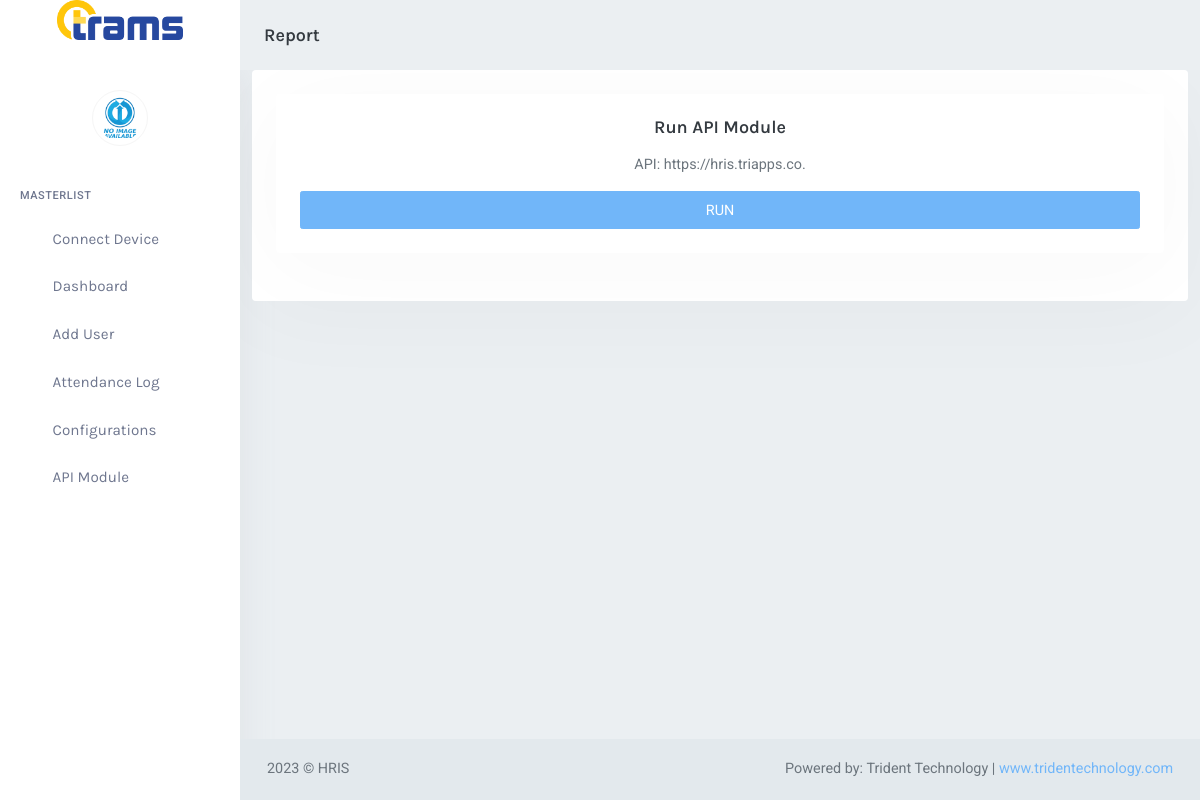
The app's page /api_module/index.php (signed in) with its own data.
### tables this page shows
CREATE TABLE `bs_page` (
  `p_id` int(10) NOT NULL,
  `page_name` text DEFAULT NULL,
  `is_deleted` int(1) NOT NULL DEFAULT 0
);

CREATE TABLE `bs_config` (
  `il_id` int(10) NOT NULL,
  `api` varchar(1000) NOT NULL,
  `branch_number` int(10) NOT NULL,
  `branch_location` varchar(100) NOT NULL,
  `device_serial_number` varchar(100) DEFAULT ''
);

CREATE TABLE `bs_setting` (
  `setting_id` int(10) UNSIGNED NOT NULL,
  `directory` varchar(100) NOT NULL DEFAULT '',
  `admin_dir` varchar(70) NOT NULL,
  `system_title` varchar(100) NOT NULL DEFAULT '',
  `abrv` varchar(70) NOT NULL DEFAULT '',
  `year_developed` year(4) NOT NULL,
  `description` text NOT NULL,
  `developer` varchar(100) NOT NULL,
  `website` varchar(100) NOT NULL
);

### api_module/index.php (called while the page is built, shortened)
<?php
require_once '../global-library/config.php';
require_once '../include/template.php';
?>

### global-library/config.php (called while the page is built, shortened)
<?php
$dbHost = 'localhost';
$dbUser = 'root';
$dbPass = '';
$dbName = 'db_tridentbio';
try {
    $conn = new PDO("mysql:host=$dbHost;dbname=$dbName", $dbUser, $dbPass);
    $conn->setAttribute(PDO::ATTR_ERRMODE, PDO::ERRMODE_EXCEPTION);
}
catch(PDOException $e)
    { echo "Connection failed: " . $e->getMessage(); }
$sett = $conn->prepare("SELECT * FROM bs_setting");
$sett->execute();
$sett_data = $sett->fetch();
?>

### include/template.php (the view, shortened to what this page needs)
<!DOCTYPE html>
<html lang="en">
	<head>
	<?php include ($_SERVER["DOCUMENT_ROOT"] . '/' . $sett_data['directory'] . '/include/global-css.php'); ?>
    </head>
	<body class="loading" data-layout='{"mode": "light", "width": "fluid", "menuPosition": "fixed", "sidebar": { "color": "light", "size": "default", "showuser": true}, "topbar": {"color": "light"}, "showRightSidebarOnPageLoad": true}'>
        <div id="wrapper">
			<?php include ($_SERVER["DOCUMENT_ROOT"] . '/' . $sett_data['directory'] . '/include/header.php'); ?>
			<?php include ($_SERVER["DOCUMENT_ROOT"] . '/' . $sett_data['directory'] . '/include/left-menu.php'); ?>
				<div class="content-page">
					<?php require_once $content; ?>
				</div>
            <?php
				include ($_SERVER["DOCUMENT_ROOT"] . '/' . $sett_data['directory'] . '/include/footer.php');
			?>
        </div>
    </body>
</html>

### include/header.php (shortened to what this page needs)
<div class="navbar-custom">
       <div class="logo-box">
           <a href="<?php echo WEB_ROOT; ?>" class="logo logo-dark text-center">
               <span class="logo-lg">
                   <img src="<?php echo WEB_ROOT; ?>assets/images/trams-logo.png" alt="" height="40">
               </span>
           </a>
       </div>
       <ul class="list-unstyled topnav-menu topnav-menu-left mb-0">
		<?php
			$page = $conn->prepare("SELECT * FROM bs_page WHERE p_id = '1'");
			$page->execute();
			$page_data = $page->fetch();
				$pageName = $page_data['page_name'];
		?>
		<li>
               <h4 class="page-title-main"><?php echo $pageName; ?></h4>
           </li>
       </ul>
</div>

### api_module/list.php (shortened to what this page needs)
<?php
$config= $conn->prepare("SELECT * FROM bs_config WHERE il_id = '1'");
$config->execute();
$config_data = $config->fetch();
$api = $config_data['api'];
?>
<div class="card">
    <div class="card-body">
        <div class="card card-body text-center">
            <h4 class="card-title">Run API Module</h4>
            <p class="card-text"> API: <?php echo $api; ?>.</p>
            <a href="#" class="btn btn-primary" id="runButton">RUN</a>
        </div>
    </div>
</div>

### include/footer.php (shortened to what this page needs)
<footer class="footer">
	<div class="container-fluid">
		<div class="row">
			<div class="col-md-6">
				<?php echo $sett_data['year_developed']; ?> &copy; <?php echo $sett_data['system_title']; ?>
			</div>
			<div class="col-md-6">
				<div class="text-md-end">
					Powered by: <?php echo $sett_data['developer']; ?> | <a href="https://tridentechnology.com/" target="_blank" ><?php echo $sett_data['website']; ?></a>
				</div>
			</div>
		</div>
	</div>
</footer>

### records on screen
bs_page: page_name "Report"
bs_config: api "https://hris.triapps.co"
bs_setting: year_developed "2023", system_title "HRIS", developer "Trident Technology", website "www.tridentechnology.com"
